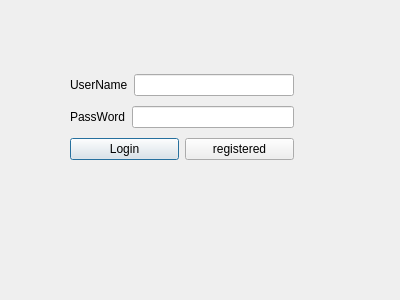
<?xml version="1.0" encoding="UTF-8"?>
<ui version="4.0">
 <class>Dialog</class>
 <widget class="QDialog" name="Dialog">
  <property name="geometry">
   <rect>
    <x>0</x>
    <y>0</y>
    <width>400</width>
    <height>300</height>
   </rect>
  </property>
  <property name="windowTitle">
   <string>Dialog</string>
  </property>
  <widget class="QWidget" name="layoutWidget">
   <property name="geometry">
    <rect>
     <x>70</x>
     <y>70</y>
     <width>224</width>
     <height>95</height>
    </rect>
   </property>
   <layout class="QVBoxLayout" name="verticalLayout">
    <item>
     <layout class="QHBoxLayout" name="horizontalLayout_2">
      <item>
       <widget class="QLabel" name="label">
        <property name="text">
         <string>UserName</string>
        </property>
       </widget>
      </item>
      <item>
       <widget class="QLineEdit" name="lineEdit_login_user_name"/>
      </item>
     </layout>
    </item>
    <item>
     <layout class="QHBoxLayout" name="horizontalLayout">
      <item>
       <widget class="QLabel" name="label_2">
        <property name="text">
         <string>PassWord</string>
        </property>
       </widget>
      </item>
      <item>
       <widget class="QLineEdit" name="lineEdit_login_user_pwd"/>
      </item>
     </layout>
    </item>
    <item>
     <layout class="QHBoxLayout" name="horizontalLayout_3">
      <item>
       <widget class="QPushButton" name="pushButton_user_login">
        <property name="text">
         <string>Login</string>
        </property>
       </widget>
      </item>
      <item>
       <widget class="QPushButton" name="pushButton_user_reg">
        <property name="text">
         <string>registered</string>
        </property>
       </widget>
      </item>
     </layout>
    </item>
   </layout>
  </widget>
 </widget>
 <resources/>
 <connections/>
</ui>
